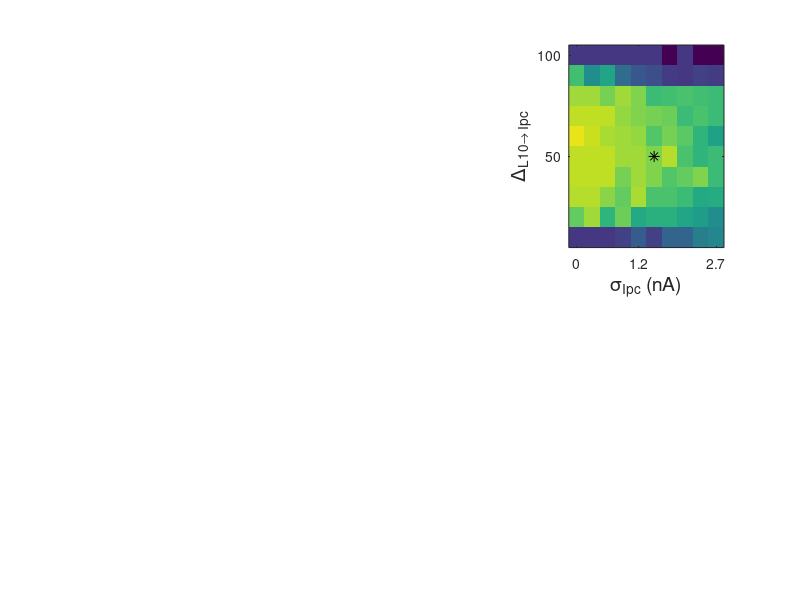

This chart was generated by the following MATLAB code:
load scores.txt
v1=scores(1:10,1:10);
v2=scores(11:20,1:10);
v3=scores(21:30,1:10);
v4=scores(31:40,1:10);
v5=scores(41:50,1:10);
v=v1+v2+v3+v4+v5;
v=v/5
div=(v>=20)*(-0.2)
nondiv=(v<20).*v
% burst=((v>=2)-(v>=20))*1;
% irreg=(v<2)*0.4;
parimag=div+nondiv;
clims=[-0.2 1.0];
figure(1)
subplot(2,3,3);
y=10:10:100;
x=0:0.3:2.7
h=imagesc(x,y,parimag,clims);
hold on;
plot(1.5, 50, 'k*', 'MarkerSize',8)
xlabel('\sigma_{Ipc} (nA)', 'FontSize', 14)
ylabel('\Delta_{L10\rightarrow Ipc}', 'FontSize', 14)
% title('\sigma_{Ipc}-\Delta_{L10\rightarrow Ipc}', 'FontSize', 16)
set(gca,'YDir','normal');
set(gca,'XDir','normal');
set(gca, 'ytick', [0 50 100], 'FontSize', 10);
set(gca, 'xtick', [0.0 1.2 2.7], 'FontSize', 10);
% axis square

